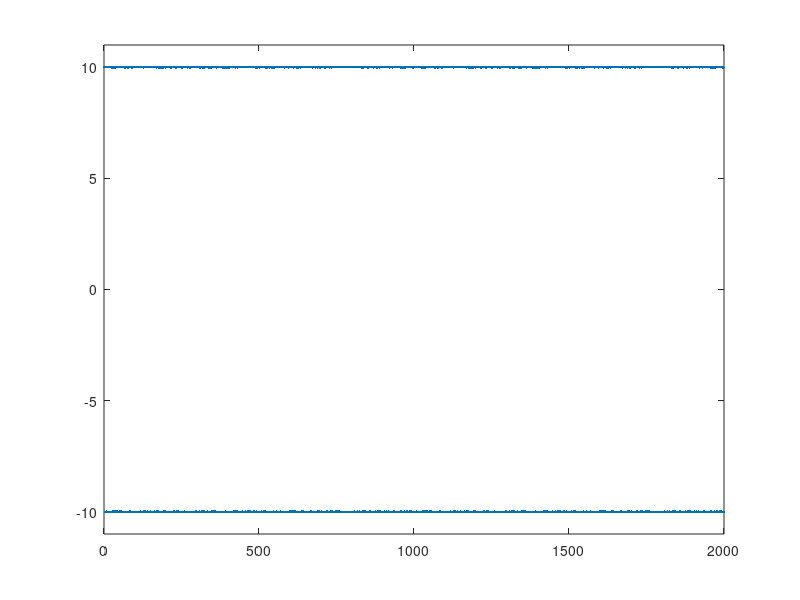

The MATLAB source for this figure: (Note: this script raises an error after producing the figure.)
clear all
close all
clc

load translate.txt
plot(translate,'.')

axis([0 length(translate) min(translate)*(1.1) max(translate)*(1.1)])

figure

load translate2.txt
plot(translate2,'.')

axis([0 length(translate2) min(translate2)*(1.1) max(translate2)*(1.1)])